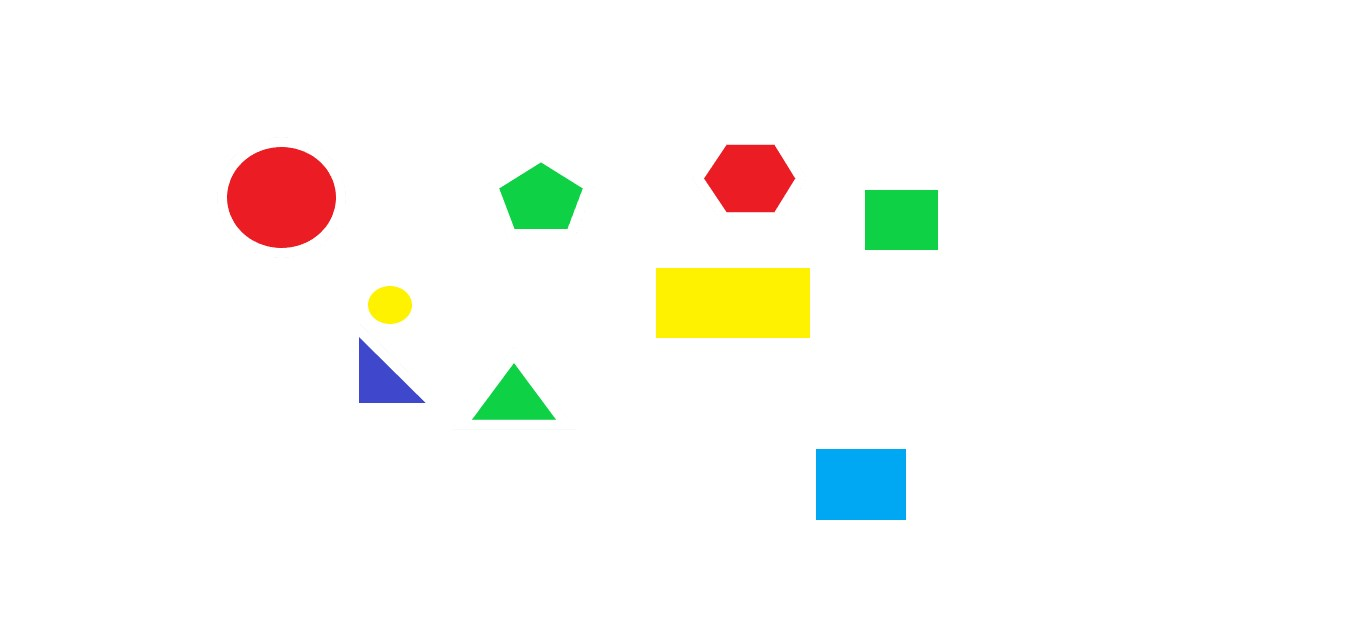
#> input picture features/old/shapes.jpg, 1350 x 619 px
$ python colors.py
#> lines starting #> are read from the running program, lines starting #| are printed output that depends on the picture; after the words box and inside, x2 and y2 are one past the last pixel; in counts of white or black regions, pixels touching at a corner belong together
import cv2
import numpy as np
import sys

def find_color_regions(hsv_img, lower_bound, upper_bound):
    """Find regions of a specific color within the defined HSV range, including edges."""
    blurred_hsv_img = cv2.GaussianBlur(hsv_img, (5, 5), 0)

    edges = cv2.Canny(blurred_hsv_img, 50, 150)

    mask = cv2.inRange(blurred_hsv_img, lower_bound, upper_bound)
    mask = cv2.bitwise_or(mask, edges)

    kernel = np.ones((5, 5), np.uint8)
    mask = cv2.morphologyEx(mask, cv2.MORPH_OPEN, kernel)

    contours, _ = cv2.findContours(mask, cv2.RETR_EXTERNAL, cv2.CHAIN_APPROX_SIMPLE)
    min_area = 2000
    large_contours = [cnt for cnt in contours if cv2.contourArea(cnt) > min_area]
    cv2.drawContours(img, large_contours, -1, (0, 255, 0), 3)

    return len(large_contours)


image_path = 'shapes.jpg'
img = cv2.imread(image_path)
#> img is the input picture: shape (619, 1350, 3); mean B, G, R 245.2, 249.4, 249.1

if img is None:
    sys.exit("Could not read the image.")

# Convert to HSV
hsv_img = cv2.cvtColor(img, cv2.COLOR_BGR2HSV)
#> hsv_img: shape (619, 1350, 3); mean H, S, V 7.3, 12.7, 253.8

color_ranges = {
    "Red": ((0, 50, 20), (29, 255, 255)),
    "Green": ((55, 50, 50), (75, 255, 255)),
    "Blue": ((89, 50, 70), (128, 255, 255)),
    "Yellow": ((18, 40, 90), (30, 255, 255)),
}

color_regions = {color: find_color_regions(hsv_img, np.array(lower), np.array(upper))
                 for color, (lower, upper) in color_ranges.items()}
#> in find_color_regions, `blurred_hsv_img = cv2.GaussianBlur(hsv_img, (5, 5), 0)`: blurred_hsv_img: shape (619, 1350, 3); mean H, S, V 7.3, 12.7, 253.8
#> in find_color_regions, `edges = cv2.Canny(blurred_hsv_img, 50, 150)`:
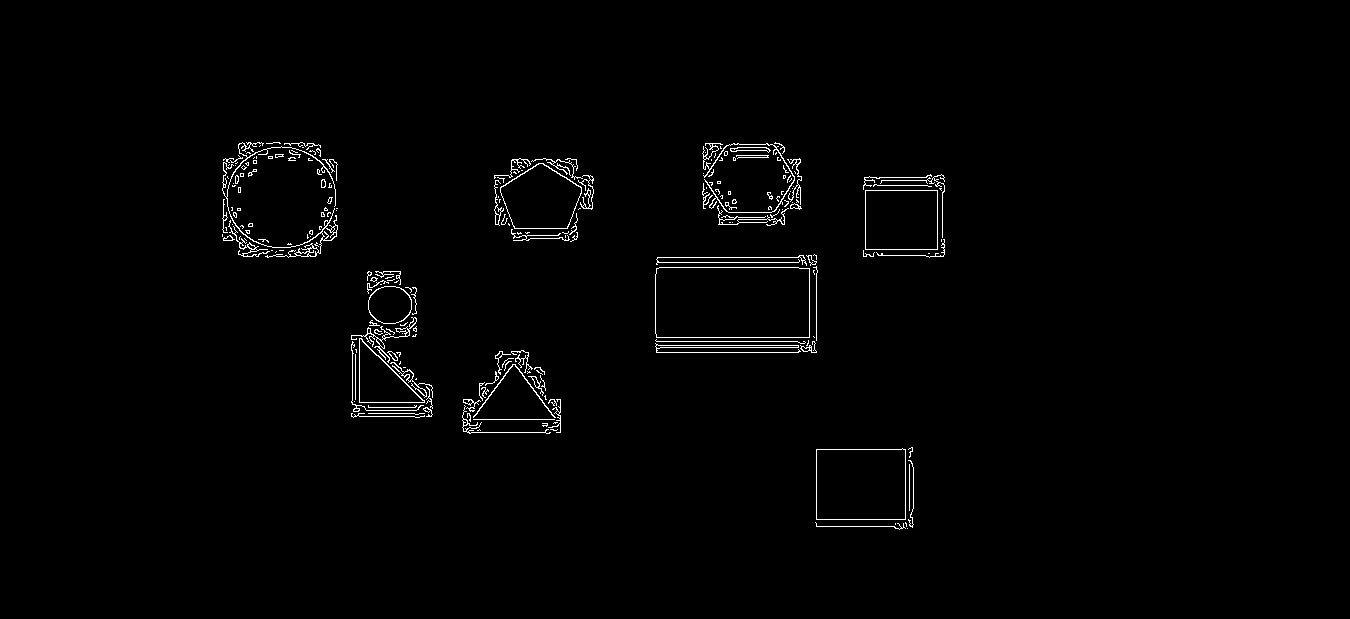
#> edges: shape (619, 1350); 1.2% white in thin lines or dots, all inside (x1, y1, x2, y2) = (222, 142, 945, 530)
#> in find_color_regions, `mask = cv2.inRange(blurred_hsv_img, lower_bound, upper_bound)`: mask: shape (619, 1350); 1.4% white; 19 white regions (17 under 20 px), largest, box (x1, y1, x2, y2) and area: (655, 268, 810, 338) 10537, (367, 285, 411, 324) 1291
#> in find_color_regions, `mask = cv2.bitwise_or(mask, edges)`: mask: shape (619, 1350); 2.6% white; 221 white regions (139 under 20 px), largest, box (x1, y1, x2, y2) and area: (655, 267, 810, 338) 10848, (367, 285, 412, 324) 1374, (222, 142, 338, 258) 880
#> in find_color_regions, `mask = cv2.morphologyEx(mask, cv2.MORPH_OPEN, kernel)`: mask: shape (619, 1350); 1.4% white; 2 white regions
#> in find_color_regions, `contours, _ = cv2.findContours(mask, cv2.RETR_EXTERNAL, cv2.CHAIN_APPR..`: contours = 2 contours; box (x1, y1, x2, y2) and area: (655, 268, 810, 338) 10476, (367, 286, 412, 324) 1278
#> in find_color_regions, `large_contours = [cnt for cnt in contours if cv2.contourArea(cnt) > mi..`: large_contours = 1 contour; box (x1, y1, x2, y2) and area: (655, 268, 810, 338) 10476
#> in find_color_regions, `cv2.drawContours(img, large_contours, -1, (0, 255, 0), 3)`: img: shape (619, 1350, 3); 0.26% of pixels changed, all inside (x1, y1, x2, y2) = (653, 266, 812, 340)
#> in find_color_regions (call 2), `mask = cv2.inRange(blurred_hsv_img, lower_bound, upper_bound)`: mask: shape (619, 1350); 1.4% white; 124 white regions (118 under 20 px), largest, box (x1, y1, x2, y2) and area: (864, 189, 939, 251) 4527, (499, 162, 583, 230) 4073, (472, 363, 556, 421) 2496, (815, 449, 896, 521) 151, (657, 338, 799, 339) 142, (738, 148, 766, 150) 56
#> in find_color_regions (call 2), `mask = cv2.bitwise_or(mask, edges)`: mask: shape (619, 1350); 2.5% white; 208 white regions (130 under 20 px), largest, box (x1, y1, x2, y2) and area: (863, 174, 939, 257) 4662, (499, 162, 583, 230) 4075, (472, 363, 561, 433) 2678
#> in find_color_regions (call 2), `mask = cv2.morphologyEx(mask, cv2.MORPH_OPEN, kernel)`:
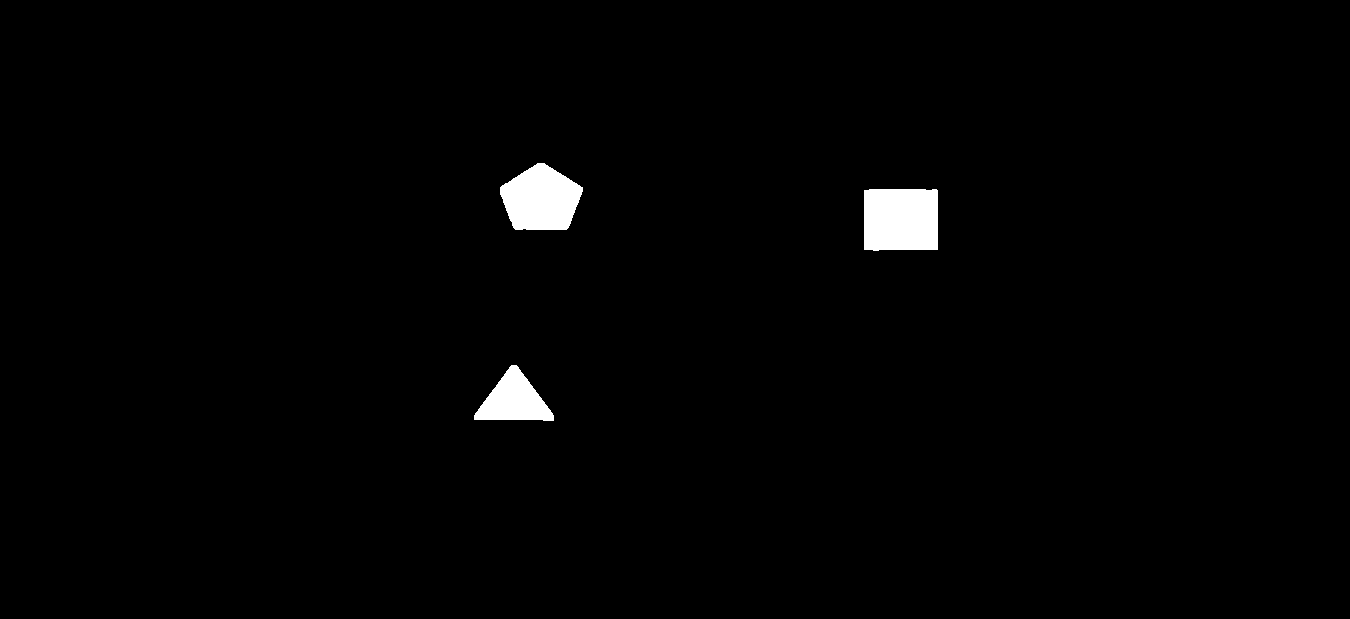
#> mask: shape (619, 1350); 1.3% white; 3 white regions
#> in find_color_regions (call 2), `contours, _ = cv2.findContours(mask, cv2.RETR_EXTERNAL, cv2.CHAIN_APPR..`: contours = 3 contours; box (x1, y1, x2, y2) and area: (864, 189, 938, 251) 4375, (500, 163, 583, 230) 3958, (474, 365, 554, 421) 2440
#> in find_color_regions (call 2), `large_contours = [cnt for cnt in contours if cv2.contourArea(cnt) > mi..`: large_contours has the same summary as contours
#> in find_color_regions (call 2), `cv2.drawContours(img, large_contours, -1, (0, 255, 0), 3)`:
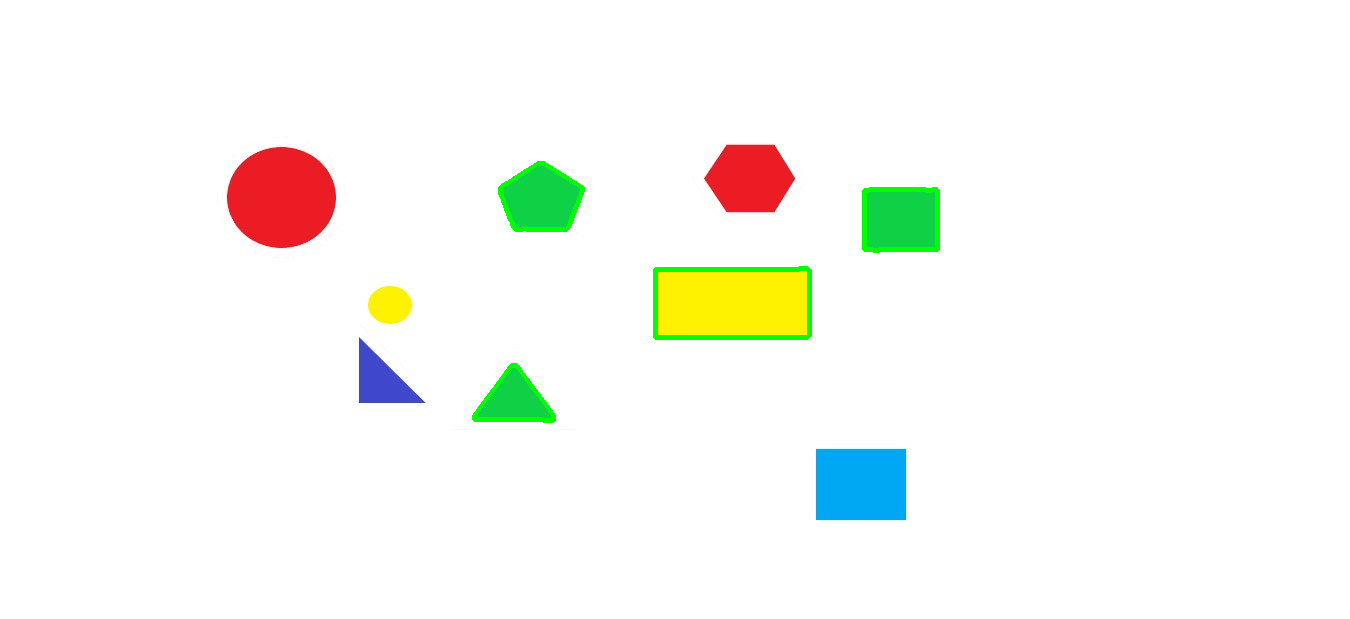
#> img: shape (619, 1350, 3); mean B, G, R 244.2, 249.5, 247.8
#> in find_color_regions (call 3), `mask = cv2.inRange(blurred_hsv_img, lower_bound, upper_bound)`: mask: shape (619, 1350); 1.2% white; 164 white regions (156 under 20 px), largest, box (x1, y1, x2, y2) and area: (816, 449, 907, 521) 6456, (358, 338, 424, 404) 2315, (735, 147, 769, 152) 65
#> in find_color_regions (call 3), `mask = cv2.bitwise_or(mask, edges)`: mask: shape (619, 1350); 2.2% white; 201 white regions (118 under 20 px), largest, box (x1, y1, x2, y2) and area: (816, 448, 907, 521) 6458, (358, 338, 425, 404) 2322, (222, 142, 338, 258) 1075
#> in find_color_regions (call 3), `mask = cv2.morphologyEx(mask, cv2.MORPH_OPEN, kernel)`:
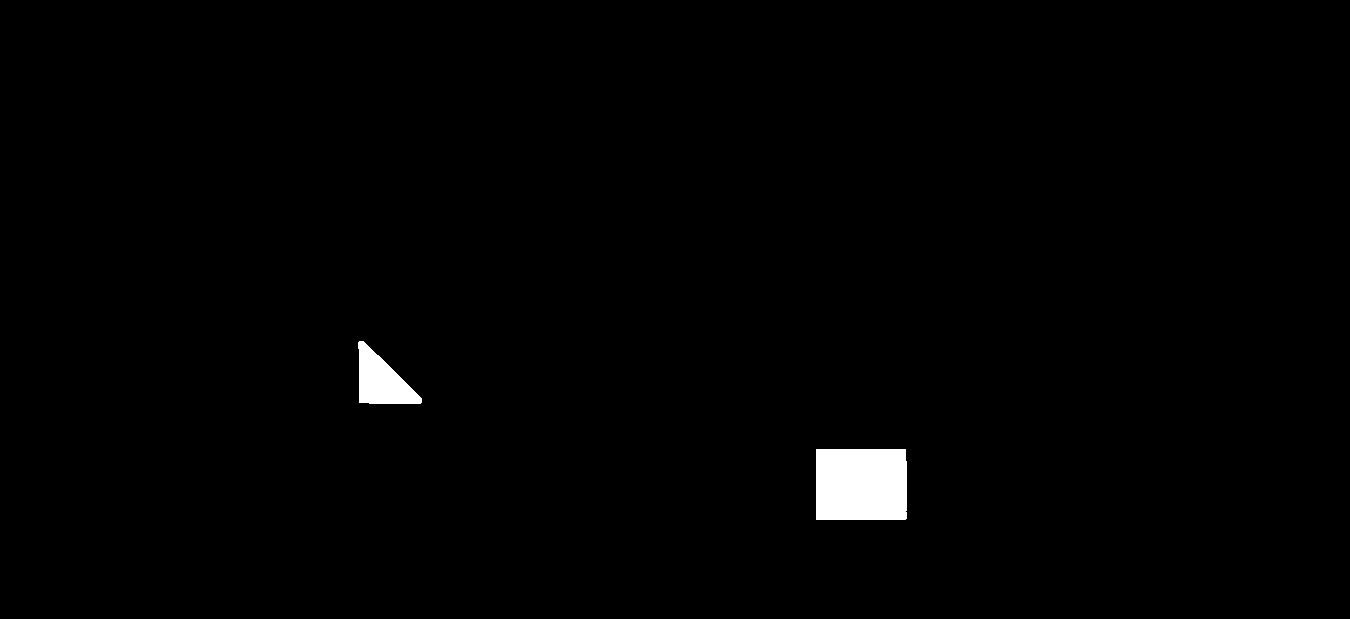
#> mask: shape (619, 1350); 1% white; 2 white regions
#> in find_color_regions (call 3), `contours, _ = cv2.findContours(mask, cv2.RETR_EXTERNAL, cv2.CHAIN_APPR..`: contours = 2 contours; box (x1, y1, x2, y2) and area: (816, 449, 907, 520) 6287, (358, 341, 422, 404) 2202
#> in find_color_regions (call 3), `large_contours = [cnt for cnt in contours if cv2.contourArea(cnt) > mi..`: large_contours has the same summary as contours
#> in find_color_regions (call 3), `cv2.drawContours(img, large_contours, -1, (0, 255, 0), 3)`:
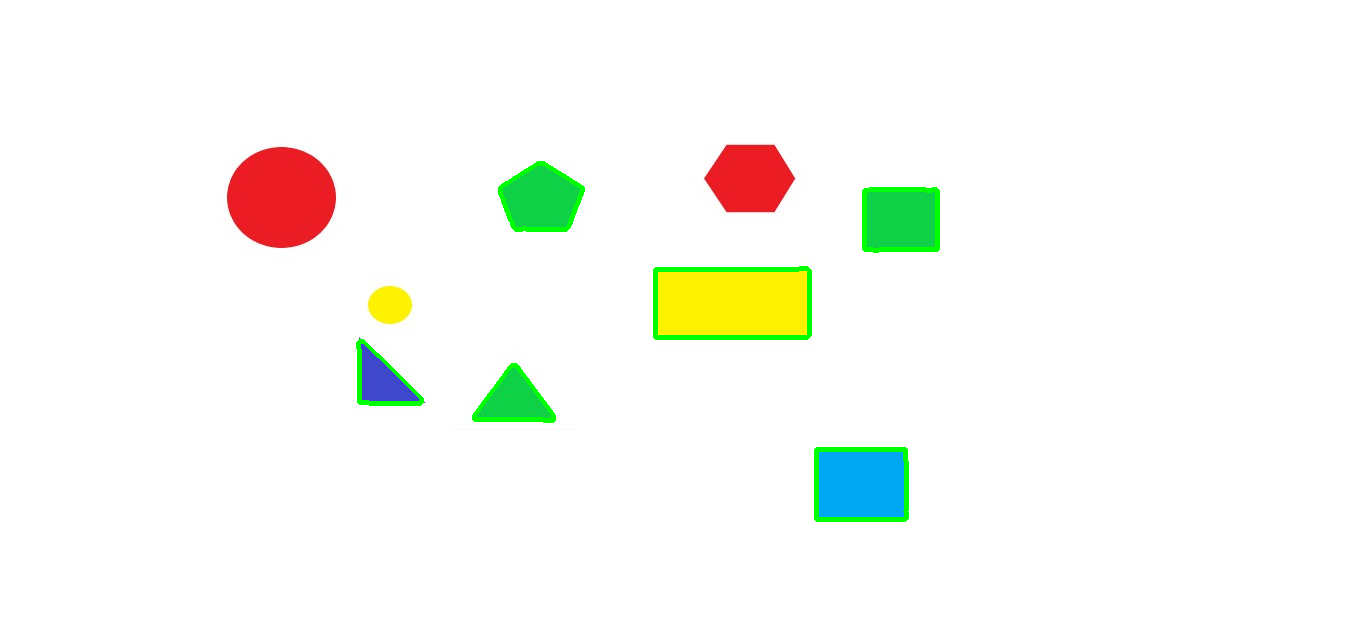
#> img: shape (619, 1350, 3); 0.3% of pixels changed, all inside (x1, y1, x2, y2) = (356, 339, 909, 522)
#> in find_color_regions (call 4), `mask = cv2.inRange(blurred_hsv_img, lower_bound, upper_bound)`: mask: shape (619, 1350); 1.4% white; 21 white regions (19 under 20 px), largest, box (x1, y1, x2, y2) and area: (655, 268, 810, 338) 10539, (367, 285, 411, 324) 1336
#> in find_color_regions (call 4), `mask = cv2.bitwise_or(mask, edges)`: mask: shape (619, 1350); 2.6% white; 222 white regions (140 under 20 px), largest, box (x1, y1, x2, y2) and area: (655, 267, 810, 338) 10850, (367, 285, 412, 324) 1394, (222, 142, 338, 258) 880
#> in find_color_regions (call 4), `mask = cv2.morphologyEx(mask, cv2.MORPH_OPEN, kernel)`: mask: shape (619, 1350); 1.4% white; 2 white regions
#> in find_color_regions (call 4), `contours, _ = cv2.findContours(mask, cv2.RETR_EXTERNAL, cv2.CHAIN_APPR..`: contours = 2 contours; box (x1, y1, x2, y2) and area: (655, 268, 810, 338) 10482, (367, 286, 412, 324) 1328
#> in find_color_regions (call 4), `cv2.drawContours(img, large_contours, -1, (0, 255, 0), 3)`: img: shape (619, 1350, 3); under 0.01% of pixels changed, all inside (x1, y1, x2, y2) = (808, 266, 812, 340)
#> color_regions = {'Red': 1, 'Green': 3, 'Blue': 2, 'Yellow': 1}

for color, count in color_regions.items():
    print(f"{color}: {count}")
#> this loop made 4 passes
#> (color, count) on passes 1 to 4: ('Red', 1), ('Green', 3), ('Blue', 2), ('Yellow', 1)
#| Red: 1
#| Green: 3
#| Blue: 2
#| Yellow: 1
